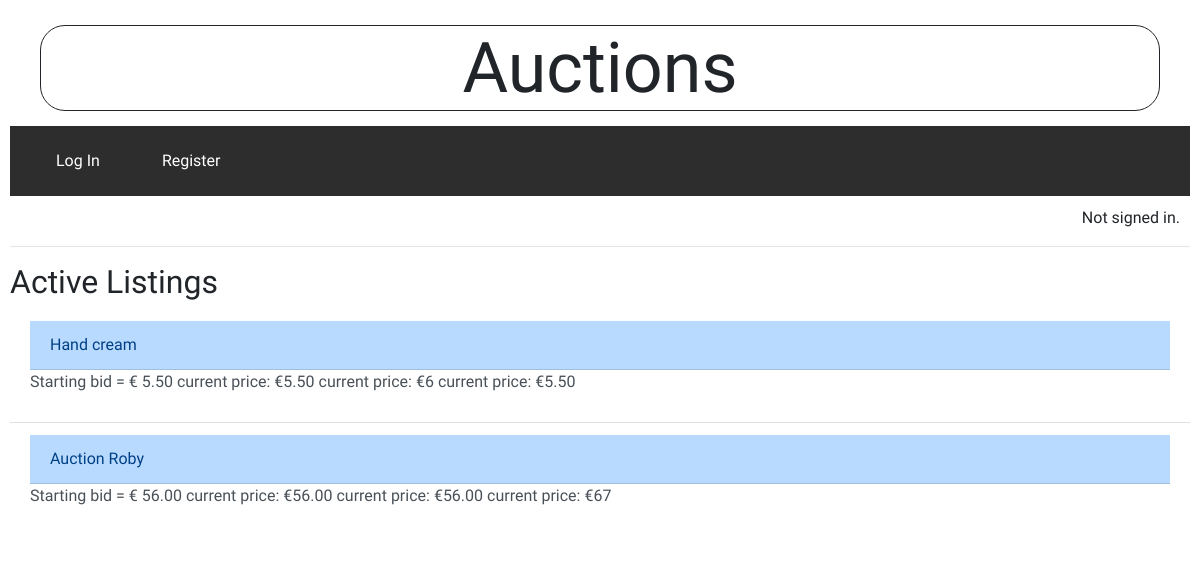
Before: / with the older database file.
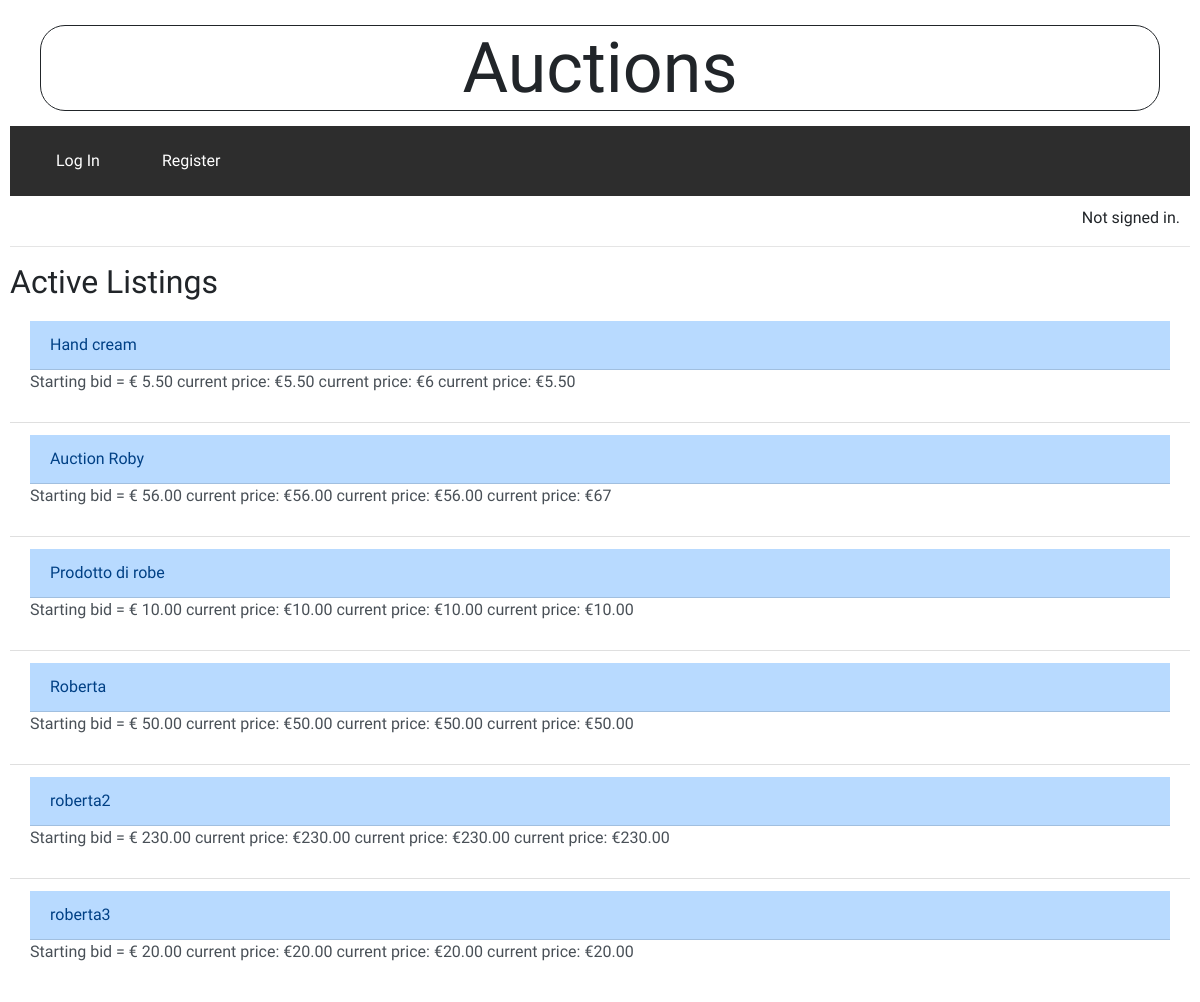
After: the same page with the newer database file.
### auctions/models.py (models this page shows, shortened)
class Auction(models.Model):
    title = models.CharField(max_length=64)
    description = models.TextField(max_length=200, blank=True)
    owner = models.ForeignKey(User, on_delete=models.CASCADE)
    start_bid = models.DecimalField(max_digits=8, decimal_places=2, default=0.00)
    active = models.BooleanField(default=True)
    image = models.ImageField(upload_to='auctions_images/', blank=True)
    category = models.CharField(max_length=64, blank=True)
    date = models.DateField()

### auctions/views.py (the view)
# urls.py: path("", views.index, name="index"),
def index(request):
    auctions_list = Auction.objects.all()
    current_price = Bid.objects.values('auction_id').annotate(max_amount=Max('amount'))
    return render(request, "auctions/index.html", {
        "auctions_list" : auctions_list,
        "current_price" : current_price
    })

### auctions/templates/auctions/index.html (shortened to what this page needs)
{% extends "auctions/layout.html" %}
{% block body %}
    <h2>Active Listings</h2>
    {% if auctions_list %}
    <ul class="list-group list-group-flush">
        {% for auction in auctions_list %}
            {% if auction.active == True %}
                <li class="list-group-item list-group-item-action">
                    <a href="{% url 'detail' auction.id %}" class="list-group-item list-group-item-action list-group-item-primary">{{ auction.title }}</a>
                    Starting bid = € {{ auction.start_bid }}
                    {% for i in current_price  %}
                        {% if i.auction_id == auction.id %}
                            current price: €{{ i.max_amount }}
                        {% else %}
                            current price: €{{ auction.start_bid }}
                        {% endif %}
                    {% endfor %}
                </li>
    {% endif %}
        {% endfor %}
    </ul>
    {% endif %}
{% endblock %}

### auctions/templates/auctions/layout.html (shortened to what this page needs)
{% load static %}
<!DOCTYPE html>
<html lang="en">
    <head>
        <link rel="stylesheet" href="https://stackpath.bootstrapcdn.com/bootstrap/4.4.1/css/bootstrap.min.css">
        <link href="{% static 'auctions/styles.css' %}" rel="stylesheet">
    </head>
    <body>
        <div class="container-fluid">
            <h1>Auctions</h1>
        </div>
        <div class="container-fluid d-flex" id="nav_bar">
            {% if user.is_authenticated %}
            <div class="nav-group d-flex">
                <a class="nav-link" href="{% url 'index' %}">Active Listings</a>
                <a class="nav-link" href="{% url 'category' %}">Category</a>
                <a class="nav-link" href="{% url 'create' %}">Create new auction</a>
            </div>
            <div class="nav-group d-flex">
                <div>
                    <a  id="icon" class="nav-link" href="{% url 'watchlist' %}">Watchlist<span class="material-symbols-outlined">favorite</span>
                    </a>
                 </div>
                <a class="nav-link" href="{% url 'logout' %}">Log Out</a>
            </div>
                {% else %}
            <div class="nav-group d-flex" id="not_login">
                <a class="nav-link" href="{% url 'login' %}">Log In</a>
                <a class="nav-link" href="{% url 'register' %}">Register</a>
            </div>
                {% endif %}
        </div>
        <div id="sign">
            {% if user.is_authenticated %}
                Signed in as <strong>{{ user.username }}</strong>.
            {% else %}
                Not signed in.
            {% endif %}
        </div>
        <hr>
        {% block body %}
        {% endblock %}
    </body>
</html>

### auctions/static/auctions/styles.css (style rules this page uses)
body { padding: 10px; font-family: 'Lexend', sans-serif; font-family: 'Montserrat', sans-serif; font-family: 'Tilt Neon', cursive; }
h1 { text-align: center; margin: 15px; font-size: 70px; border: 1px solid; border-radius: 25px; }
#nav_bar { flex-direction: row; justify-content: space-between; background-color: rgb(45,45,45); }
.nav-link { color: white; margin: 15px; border: 0px; border-radius: 15px; }
#sign { text-align: end; margin: 10px; }

Changed rows visible on the page:
added Auction: title "Prodotto di robe", start_bid "10.00", start_bid "10.00" "10.00" "10.00"
added Auction: title "Roberta", start_bid "50.00", start_bid "50.00" "50.00" "50.00"
added Auction: title "roberta2", start_bid "230.00", start_bid "230.00" "230.00" "230.00"
added Auction: title "roberta3", start_bid "20.00", start_bid "20.00" "20.00" "20.00"
